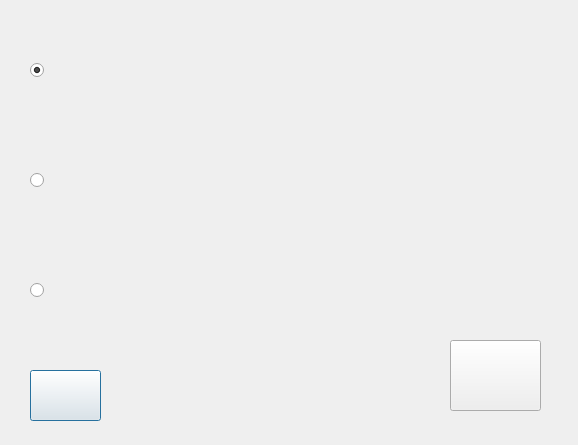
<?xml version="1.0" encoding="UTF-8"?>
<ui version="4.0">
 <class>selecp2</class>
 <widget class="QDialog" name="selecp2">
  <property name="geometry">
   <rect>
    <x>0</x>
    <y>0</y>
    <width>578</width>
    <height>445</height>
   </rect>
  </property>
  <property name="windowTitle">
   <string>Dialog</string>
  </property>
  <property name="styleSheet">
   <string notr="true">border-image: url(:/universidad_de_antioquia_2_0.jpg);</string>
  </property>
  <widget class="QPushButton" name="pushButton_2">
   <property name="geometry">
    <rect>
     <x>30</x>
     <y>370</y>
     <width>71</width>
     <height>51</height>
    </rect>
   </property>
   <property name="styleSheet">
    <string notr="true">border-image: url(:/back1.png);</string>
   </property>
   <property name="text">
    <string/>
   </property>
   <property name="flat">
    <bool>false</bool>
   </property>
  </widget>
  <widget class="QLabel" name="label">
   <property name="geometry">
    <rect>
     <x>250</x>
     <y>210</y>
     <width>171</width>
     <height>171</height>
    </rect>
   </property>
   <property name="styleSheet">
    <string notr="true">border-image: url(:/transparnt.png);</string>
   </property>
   <property name="text">
    <string/>
   </property>
  </widget>
  <widget class="QRadioButton" name="radioButton">
   <property name="enabled">
    <bool>true</bool>
   </property>
   <property name="geometry">
    <rect>
     <x>30</x>
     <y>20</y>
     <width>100</width>
     <height>100</height>
    </rect>
   </property>
   <property name="cursor">
    <cursorShape>PointingHandCursor</cursorShape>
   </property>
   <property name="styleSheet">
    <string notr="true">border-image: url(:/oie_transparent.png);</string>
   </property>
   <property name="text">
    <string/>
   </property>
   <property name="checked">
    <bool>true</bool>
   </property>
  </widget>
  <widget class="QRadioButton" name="radioButton_2">
   <property name="geometry">
    <rect>
     <x>30</x>
     <y>130</y>
     <width>100</width>
     <height>100</height>
    </rect>
   </property>
   <property name="cursor">
    <cursorShape>PointingHandCursor</cursorShape>
   </property>
   <property name="styleSheet">
    <string notr="true">border-image: url(:/arte.png);</string>
   </property>
   <property name="text">
    <string/>
   </property>
  </widget>
  <widget class="QRadioButton" name="radioButton_3">
   <property name="geometry">
    <rect>
     <x>30</x>
     <y>240</y>
     <width>100</width>
     <height>100</height>
    </rect>
   </property>
   <property name="cursor">
    <cursorShape>PointingHandCursor</cursorShape>
   </property>
   <property name="styleSheet">
    <string notr="true">border-image: url(:/esmad.png);</string>
   </property>
   <property name="text">
    <string/>
   </property>
  </widget>
  <widget class="QPushButton" name="pushButton">
   <property name="geometry">
    <rect>
     <x>450</x>
     <y>340</y>
     <width>91</width>
     <height>71</height>
    </rect>
   </property>
   <property name="cursor">
    <cursorShape>PointingHandCursor</cursorShape>
   </property>
   <property name="styleSheet">
    <string notr="true">border-image: url(:/sig.png);</string>
   </property>
   <property name="text">
    <string/>
   </property>
  </widget>
 </widget>
 <resources/>
 <connections/>
</ui>
